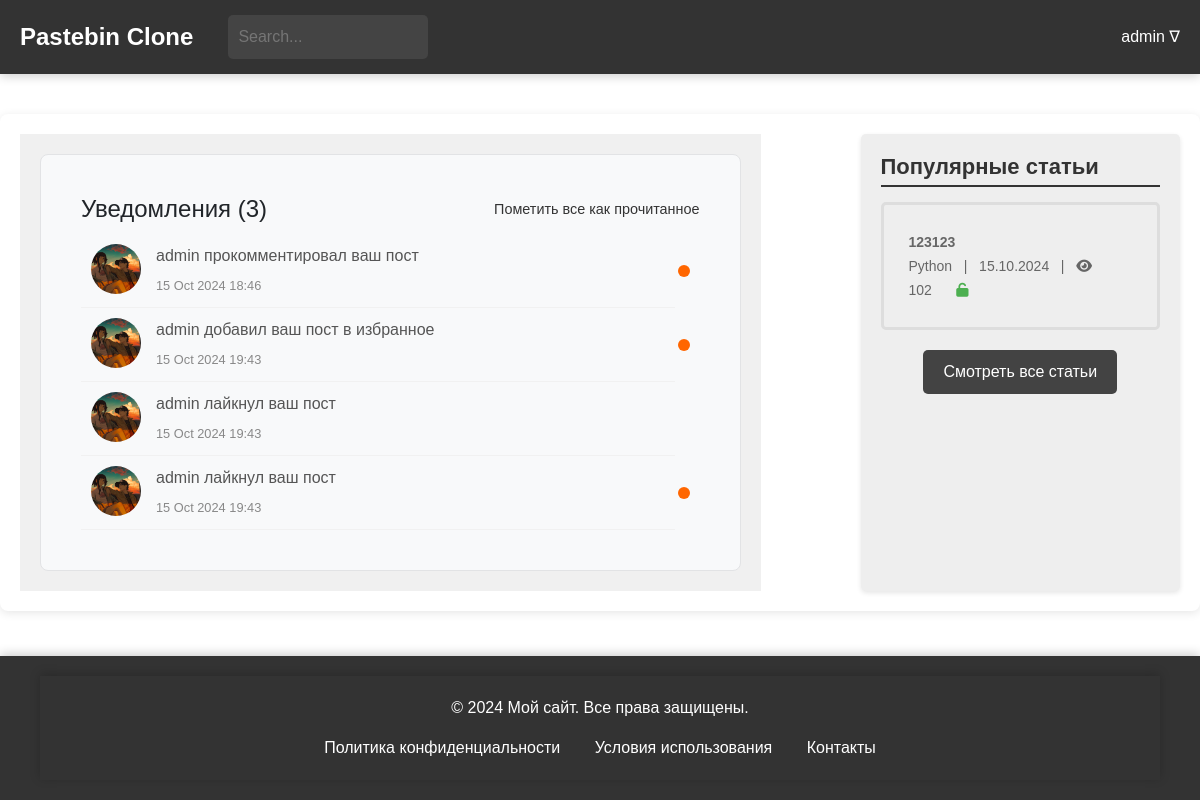
The page /general/notifications/ (signed in) on the database its author committed.
### users/models.py (models this page shows)
class CustomUser(AbstractUser):
    bio = models.TextField(blank=True, null=True)
    favorites = models.ManyToManyField('blog.Paste', related_name='favorited_by', blank=True)
    address = models.CharField(max_length=100, blank=True, null=True)
    avatar = models.ImageField(upload_to='avatars/', blank=True, null=True)
    groups = models.ManyToManyField(
        'auth.Group',
        related_name='customuser_set',
        blank=True
    )
    user_permissions = models.ManyToManyField(
        'auth.Permission',
        related_name='customuser_set',
        blank=True
    )
    def __str__(self):
        return self.username
    class Meta:
        verbose_name = "Пользователь"
        verbose_name_plural = "Пользователи"

### general/models.py (models this page shows)
class Notifications(models.Model):
    NOTE_TYPES = [
        (1, 'Comment'),
        (2, 'Like'),
        (3, 'Dislike'),
        (4, 'Favourite'),
    ]
    user = models.ForeignKey(CustomUser, on_delete=models.CASCADE, related_name='note_receiver', default=None)
    sender = models.ForeignKey(CustomUser, on_delete=models.CASCADE, related_name='note_sender', default=None)
    post = models.ForeignKey(Paste, on_delete=models.CASCADE)
    send_time = models.DateTimeField(auto_now_add=True)
    is_checked = models.BooleanField(default=False)
    notification_type = models.IntegerField(choices=NOTE_TYPES, max_length=1)
    class Meta:
        verbose_name = 'Уведомление'
        verbose_name_plural = 'Уведомления'
    def get_notification_message(self):
        if self.notification_type == 1:
            return f'{self.sender} прокомментировал ваш пост'
        elif self.notification_type == 2:
            return f'{self.sender} лайкнул ваш пост'
        elif self.notification_type == 3:
            return f'{self.sender} поставил дизлайк вашему посту'
        elif self.notification_type == 4:
            return f'{self.sender} добавил ваш пост в избранное'
        return 'Неизвестное уведомление'

### blog/models.py (models this page shows, shortened)
class Paste(models.Model):
    ACCESS_STATUS_CHOICES = [
        (0, 'Private'),
        (1, 'Public'),
        (2, 'Draft'),
    ]
    TIME_LIVE_CHOICES = [
        (None, 'Никогда'),
        (timedelta(minutes=2), 'Через 2 минуты'),
        (timedelta(hours=1), 'Через 1 час'),
        (timedelta(days=1), 'Через 1 день'),
        (timedelta(weeks=1), 'Через 1 неделю'),
    ]
    title = models.CharField(max_length=200)
    content = models.TextField()
    author = models.ForeignKey(User, on_delete=models.CASCADE)
    created_at = models.DateTimeField(auto_now_add=True)
    updated_at = models.DateTimeField(auto_now=True)
    slug = models.UUIDField(default=uuid.uuid4, editable=False, unique=True)
    tags = models.ManyToManyField(Tag, related_name='posts')
    category = models.ForeignKey(Category, on_delete=models.SET_NULL, null=True)
    access_status = models.IntegerField(choices=ACCESS_STATUS_CHOICES, default=1)
    time_live = models.DurationField(null=True, blank=True)
    password = models.CharField(max_length=100, null=True, blank=True)
    is_delete_after_read = models.BooleanField(default=False)
    views_count = models.PositiveIntegerField(default=100)
    def get_formatted_created_at(self):
        return self.created_at.strftime('%d.%m.%Y')
    class Meta:
        verbose_name = 'Паста'
        verbose_name_plural = 'Паста'

class Category(models.Model):
    name = models.CharField(max_length=30, unique=True)
    parent = models.ForeignKey(
        'self',
        on_delete=models.CASCADE,
        null=True, blank=True,
        related_name='subcategories'
    )
    def __str__(self):
        return self.name
    class Meta:
        verbose_name = 'Категория'
        verbose_name_plural = 'Категории'

### general/views.py (the view)
# urls.py: path('notifications/', views.notifications, name='notifications'),
def notifications(request):
    notes = Notifications.objects.all().filter(user=request.user)
    popular_posts, unread_messages_count, unread_notifications_count = get_general_context(request, Paste)
    return render(request, 'notifications.html', {
        'popular_posts': popular_posts,
        'notes': notes,
        'unread_notifications_count': unread_notifications_count,
        'unread_messages_count': unread_messages_count
    })

### general/templates/notifications.html (shortened to what this page needs)
{% extends 'blog/temps/base.html' %}
{% load static %}
{% block head %}
<link href="https://stackpath.bootstrapcdn.com/bootstrap/4.5.2/css/bootstrap.min.css" rel="stylesheet">
<link rel="stylesheet" href="https://cdnjs.cloudflare.com/ajax/libs/font-awesome/5.15.1/css/all.min.css">
<link rel="stylesheet" href="https://cdnjs.cloudflare.com/ajax/libs/font-awesome/6.0.0-beta3/css/all.min.css">
<link rel="stylesheet" type="text/css" href="{% static 'css/notifications.css' %}">
{% endblock %}
{% block content %}
<main>
    <div class="main-container">
        <div class="left-block">
            <div class="card notifications-block">
                <div class="card-body">
                    <div class="card-title-container">
                        <h4 class="card-title">Уведомления ({{ unread_notifications_count }})</h4>
                        <a href="#" class="mark-all-read">Пометить все как прочитанное</a>
                    </div>
                    <ul class="notifications-list">
                        {% for notification in notes %}
                        <li class="notification-item">
                            <a href="{% url 'blog:post-detail' notification.post.slug %}" class="notification-link">
                                <div class="notification-avatar">
                                    <img src="{% if notification.sender.avatar %}{{ notification.sender.avatar.url }}{% else %}https://th.bing.com/th/id/OIP.0TsJGYhWWOy_hBFOH0hX-gHaHa?rs=1&pid=ImgDetMain{% endif %}"
                                         alt="Avatar"
                                         class="avatar-img">
                                </div>
                                <div class="notification-content">
                                    <p class="notification-message">{{ notification.get_notification_message }}</p>
                                    <span class="notification-time">{{ notification.send_time|date:"d M Y H:i" }}</span>
                                </div>
                                {% if not notification.is_checked %}
                                <span class="notification-badge"></span>
                                {% endif %}
                            </a>
                        </li>
                        {% empty %}
                        <p class="no-notifications">У вас пока нет уведомлений.</p>
                        {% endfor %}
                    </ul>
                </div>
            </div>
        </div>
        {% include 'blog/temps/popular_posts.html' %}
    </div>
</main>
{% endblock %}

### blog/templates/blog/temps/header.html (shortened to what this page needs)
{% load static %}
<head>
    <link rel="stylesheet" type="text/css" href="{% static 'css/header.css' %}">
</head>
<header>
    <div class="header-container">
        <a href="{% url 'blog:index' %}" style='all: unset;'>
            <div class="header-logo">Pastebin Clone</div>
        </a>
        <div class="header-search">
            <input type="search" placeholder="Search...">
        </div>
        {% if request.user.is_authenticated %}
        <div class="header-auth">
            <span class="dropdown-toggle" style="margin-left: 10px; position: relative;">
                {{ request.user.username }} &#8711;
            </span>
        </div>
        {% else %}
        <div class="header-auth">
            <a href="{% url 'users:login' %}" class="auth-link">Log In /</a>
            <a href="{% url 'users:register' %}" class="auth-link">Sign In</a>
        </div>
        {% endif %}
    </div>
</header>

### blog/templates/blog/temps/popular_posts.html
{% load static %}
<head>
    <link rel="stylesheet" type="text/css" href="{% static 'css/popular_posts.css' %}">
    <link rel="stylesheet" href="https://cdnjs.cloudflare.com/ajax/libs/font-awesome/6.0.0-beta3/css/all.min.css">
</head>
<div class="right-block">
    <h2>Популярные статьи</h2>
    <ul>
        {% for popular_post in popular_posts %}
        <li>
            <a href="{% url 'blog:post-detail' popular_post.slug %}">
                <span class="article-title">{{popular_post.title}}</span>
                <br>
                <span class="article-meta">{{ popular_post.category }} &nbsp; | &nbsp; {{ popular_post.get_formatted_created_at }} &nbsp; |  &nbsp;
                                    <i class="fa fa-eye"></i> <span
                            class="view-count">{{popular_post.views_count}}</span></span>
                {% if popular_post.password %}
                <span><i class="fa fa-lock" aria-hidden="true" style="color: #FF9800;"></i></span>
                {% else %}
                <span><i class="fa fa-unlock" aria-hidden="true" style="color: #4CAF50;"></i></span>
                {% endif %}
            </a>
        </li>
        {% endfor %}
    </ul>
     <div class="all-posts-link">
        <a href="{% url 'blog:posts-check' %}">Смотреть все статьи</a>
    </div>
</div>

### general/static/css/notifications.css (style rules this page uses)
body { margin: 0; padding: 0; font-family: Arial, sans-serif; }
.main-container { display: flex; justify-content: space-between; max-width: 1400px; margin: 40px auto; padding: 20px; box-shadow: 0 2px 10px rgba(0, 0, 0, 0.1); border-radius: 8px; background-color: #ffffff; }
.left-block { width: 70%; background-color: #f0f0f0; padding: 20px; margin-right: 50px; overflow-y: auto; flex-grow: 1; }
.right-block { width: 30%; background-color: #eeeeee; padding: 20px; height: auto; border-radius: 5px; margin-left: 50px; }
.right-block h2 { font-size: 22px; font-weight: bold; margin-bottom: 15px; color: #333; border-bottom: 2px solid #333333FF; padding-bottom: 5px; }
.right-block ul { list-style: none; padding: 0; margin: 0; }
.right-block li { margin-bottom: 15px; padding: 10px; border: 3px solid #ddd; border-radius: 5px; transition: background-color 0.3s; }
.right-block a { display: block; padding: 15px; color: #333; text-decoration: none; border-radius: 5px; transition: background-color 0.3s; }
.right-block span { font-size: 14px; color: #666; }
.right-block i { font-size: 14px; margin-right: 5px; }
.article-title { font-weight: bold; font-size: 34px; }
.view-count { margin-left: 0; }
.notifications-block { background-color: #f8f9fa; border: 1px solid #e2e3e5; border-radius: 8px; padding: 20px; }
.notifications-list { list-style: none; padding: 0; margin: 0; }
.notification-item { padding: 0; }
.notification-link { display: flex; align-items: flex-start; padding: 10px; border-bottom: 1px solid #f1f1f1; text-decoration: none; color: inherit; transition: background-color 0.3s; }
.notification-avatar { margin-right: 15px; }
.avatar-img { width: 50px; height: 50px; border-radius: 50%; object-fit: cover; }
.notification-content { flex-grow: 1; }
.notification-message { font-size: 1em; margin-bottom: 5px; color: #555; }
.notification-time { font-size: 0.8em; color: #888; }
.notification-item { position: relative; padding-right: 25px; }
.notification-badge { position: absolute; top: 50%; right: 10px; width: 12px; height: 12px; background-color: #ff6600; border-radius: 50%; display: inline-block; transform: translateY(-50%); }
.card-title-container { display: flex; justify-content: space-between; align-items: center; margin-bottom: 10px; }
.card-title { margin: 0; font-size: 1.5em; }
.mark-all-read { font-size: 0.9em; color: #333333; text-decoration: none; cursor: pointer; }

### blog/static/css/header.css (style rules this page uses)
header { width: 100%; background-color: #333; }
.header-container { color: #fff; padding: 15px 20px; display: flex; align-items: center; box-shadow: 0 2px 10px rgba(0, 0, 0, 0.2); max-width: 1400px; margin: 0 auto; }
.header-logo { font-size: 24px; font-weight: bold; margin-right: 15px; }
.header-search { flex-grow: 1; display: flex; margin-left: 20px; }
.header-search input[type="search"] { padding: 10px; border: none; border-radius: 5px; background-color: #444; color: #fff; transition: background-color 0.3s; width: 200px; }
.header-auth { display: flex; align-items: center; position: relative; }
.dropdown-toggle::after { display: none; }
.notification-badge { position: absolute; top: 50%; right: 10px; width: 12px; height: 12px; background-color: #ff6600; border-radius: 50%; display: inline-block; text-align: center; font-size: 10px; color: white; line-height: 12px; transform: translateY(-50%); }
.notification-item { position: relative; padding-right: 25px; }

### blog/static/css/popular_posts.css (style rules this page uses)
.right-block { width: 30%; background-color: #eeeeee; padding: 20px; border-radius: 5px; height: auto; box-shadow: 0 2px 5px rgba(0, 0, 0, 0.1); position: relative; }
.right-block h2 { font-size: 22px; font-weight: bold; margin-bottom: 15px; color: #333; border-bottom: 2px solid #333333FF; padding-bottom: 5px; }
.right-block ul { list-style: none; padding: 0; margin: 0; }
.right-block li { margin-bottom: 15px; padding: 10px; border: 3px solid #ddd; border-radius: 5px; transition: background-color 0.3s; }
.right-block a { display: block; padding: 15px; color: #333; text-decoration: none; border-radius: 5px; transition: background-color 0.3s; }
.right-block span { font-size: 14px; color: #666; }
.right-block i { font-size: 14px; margin-right: 5px; }
.view-count { margin-left: 0; }
.article-meta { margin-right: 20px; }
.all-posts-link { text-align: center; margin-top: 20px; }
.all-posts-link a { display: inline-block; background-color: #434343; color: white; padding: 10px 20px; border-radius: 5px; text-decoration: none; font-size: 16px; transition: background-color 0.3s ease; }

### rows shown on the page
CustomUser: user.username "admin"
Notifications: sender.avatar (picture), get_notification_message "admin прокомментировал ваш пост", send_time "15 Oct 2024 18:46", is_checked False (drawn)
Notifications: sender.avatar (picture), get_notification_message "admin добавил ваш пост в избранное", send_time "15 Oct 2024 19:43", is_checked False (drawn)
Notifications: sender.avatar (picture), get_notification_message "admin лайкнул ваш пост", send_time "15 Oct 2024 19:43"
Notifications: sender.avatar (picture), get_notification_message "admin лайкнул ваш пост", send_time "15 Oct 2024 19:43", is_checked False (drawn)
Paste: title "123123", category "Python", get_formatted_created_at "15.10.2024", views_count "102"

### other values the page prints
{{ unread_notifications_count }} "3"
